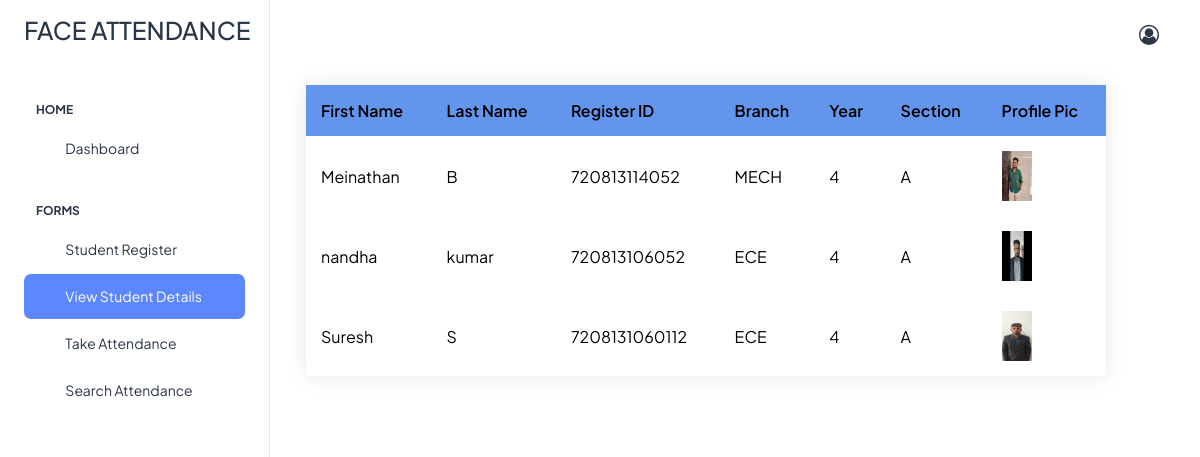
Page /views_student (signed in) on the committed database.
### app/models.py (models this page shows, shortened)
class Student(models.Model):
    BRANCH = (
        ('CSE', 'CSE'),
        ('IT', 'IT'),
        ('ECE', 'ECE'),
        ('CHEM', 'CHEM'),
        ('MECH', 'MECH'),
        ('EEE', 'EEE'),
    )
    YEAR = (
        ('1', '1'),
        ('2', '2'),
        ('3', '3'),
        ('4', '4'),
    )
    SECTION = (
        ('A', 'A'),
        ('B', 'B'),
        ('C', 'C'),
    )
    first_name = models.CharField(max_length=50)
    last_name = models.CharField(max_length=50)
    registerid=models.CharField(max_length=50)
    branch = models.CharField(max_length=100, null=True, choices=BRANCH)
    year = models.CharField(max_length=100, null=True, choices=YEAR)
    section = models.CharField(max_length=100, null=True, choices=SECTION)
    profilepic=models.ImageField(upload_to=student_directory_path,null=True, blank=True)
    password=models.CharField(max_length=100)

### app/views.py (the view)
# urls.py: path('views_student',views.view_student,name='views_student'),
def view_student(request):
    if 'email' in request.session:
        a=Student.objects.all()
        return render(request,'table.html',{'email':request.session['email'],'data':a})
    else:
        return redirect('login')

### templates/table.html (shortened to what this page needs)
{% extends 'index.html' %}
{% block content %}
    <div class="container">
	<table>
		<thead>
			<tr>
				<th>First Name</th>
				<th>Last Name</th>
				<th>Register ID</th>
				<th>Branch</th>
				<th>Year</th>
                <th>Section</th>
                <th>Profile Pic</th>
			</tr>
		</thead>
		<tbody>
        {% for i in data %}
			<tr>
				<td>{{ i.first_name }}</td>
				<td>{{ i.last_name }}</td>
				<td>{{ i.registerid }}</td>
				<td>{{ i.branch }}</td>
				<td>{{ i.year }}</td>
                <td>{{ i.section }}</td>
                <td><img src="{{ i.profilepic.url }}" height="50px" width="30px"></td>
			</tr>
        {% endfor %}
		</tbody>
	</table>
</div>
{% endblock %}

### templates/index.html (shortened to what this page needs)
{% load static %}
<!doctype html>
<html lang="en">
<head>
  <link rel="stylesheet" href="{% static '/assets/css/styles.min.css' %}" />
  <link rel='stylesheet' href='https://cdnjs.cloudflare.com/ajax/libs/font-awesome/4.7.0/css/font-awesome.min.css'>
</head>
<body>
  <div class="page-wrapper" id="main-wrapper" data-layout="vertical" data-navbarbg="skin6" data-sidebartype="full"
    data-sidebar-position="fixed" data-header-position="fixed">
    <aside class="left-sidebar">
      <div>
        <div class="brand-logo d-flex align-items-center justify-content-between">
          <a href="./index.html" class="text-nowrap logo-img">
              <h3>FACE ATTENDANCE</h3>
          </a>
        </div>
        <nav class="sidebar-nav scroll-sidebar" data-simplebar="">
          <ul id="sidebarnav">
            <li class="nav-small-cap">
              <span class="hide-menu">Home</span>
            </li>
            <li class="sidebar-item">
              <a class="sidebar-link" href="{% url 'index' %}" aria-expanded="false">
                <span>
                  <i class="ti ti-layout-dashboard"></i>
                </span>
                <span class="hide-menu">Dashboard</span>
              </a>
            </li>
            <li class="nav-small-cap">
              <span class="hide-menu">FORMS</span>
            </li>
            <li class="sidebar-item">
              <a class="sidebar-link" href="{% url 'student_register' %}" aria-expanded="false">
                <span>
                  <i class="ti ti-article"></i>
                </span>
                <span class="hide-menu">Student Register</span>
              </a>
            </li>
            <li class="sidebar-item">
              <a class="sidebar-link" href="{% url 'views_student' %}" aria-expanded="false">
                <span>
                  <i class="ti ti-alert-circle"></i>
                </span>
                <span class="hide-menu">View Student Details</span>
              </a>
            </li>
            <li class="sidebar-item">
              <a class="sidebar-link" href="{% url 'take_attendance' %}" aria-expanded="false">
                <span>
                  <i class="ti ti-cards"></i>
                </span>
                <span class="hide-menu">Take Attendance</span>
              </a>
            </li>
            <li class="sidebar-item">
              <a class="sidebar-link" href="{% url 'search_attendance' %}" aria-expanded="false">
                <span>
                  <i class="ti ti-search"></i>
                </span>
                <span class="hide-menu">Search Attendance</span>
              </a>
            </li>
          </ul>
        </nav>
      </div>
    </aside>
    <div class="body-wrapper">
      <header class="app-header">
        <nav class="navbar navbar-expand-lg navbar-light">
          {% if email is not None %}
              <div class="navbar-collapse justify-content-end px-0" id="navbarNav">
            <ul class="navbar-nav flex-row ms-auto align-items-center justify-content-end">
              <li class="nav-item dropdown">
                <a class="nav-link nav-icon-hover" href="javascript:void(0)" id="drop2" data-bs-toggle="dropdown"
                  aria-expanded="false">
                  <i class='fa fa-user-circle-o' class="rounded-circle"></i>
                </a>
              </li>
            </ul>
          </div>
          {% endif %}
        </nav>
      </header>
      <div class="container-fluid">
       {% block content %}{% endblock %}
      </div>
    </div>
  </div>
</body>
</html>

### templates/table.html (style rules this page uses)
html, body { height: 100%; }
body { margin: 0; background: linear-gradient(45deg, white, white); font-family: sans-serif; font-weight: 100; }
.container { position: absolute; }
table { width: 800px; border-collapse: collapse; overflow: hidden; box-shadow: 0 0 20px rgba(0, 0, 0, 0.1); }
th, td { padding: 15px; background-color: rgba(255, 255, 255, 0.2); color: black; }
th { text-align: left; }
thead th { background-color: cornflowerblue; }
tbody td { position: relative; }

### rows in the picture
Student: first_name "Meinathan", last_name "B", registerid "720813114052", branch "MECH", year "4", section "A", profilepic (picture)
Student: first_name "nandha", last_name "kumar", registerid "720813106052", branch "ECE", year "4", section "A", profilepic (picture)
Student: first_name "Suresh", last_name "S", registerid "7208131060112", branch "ECE", year "4", section "A", profilepic (picture)
